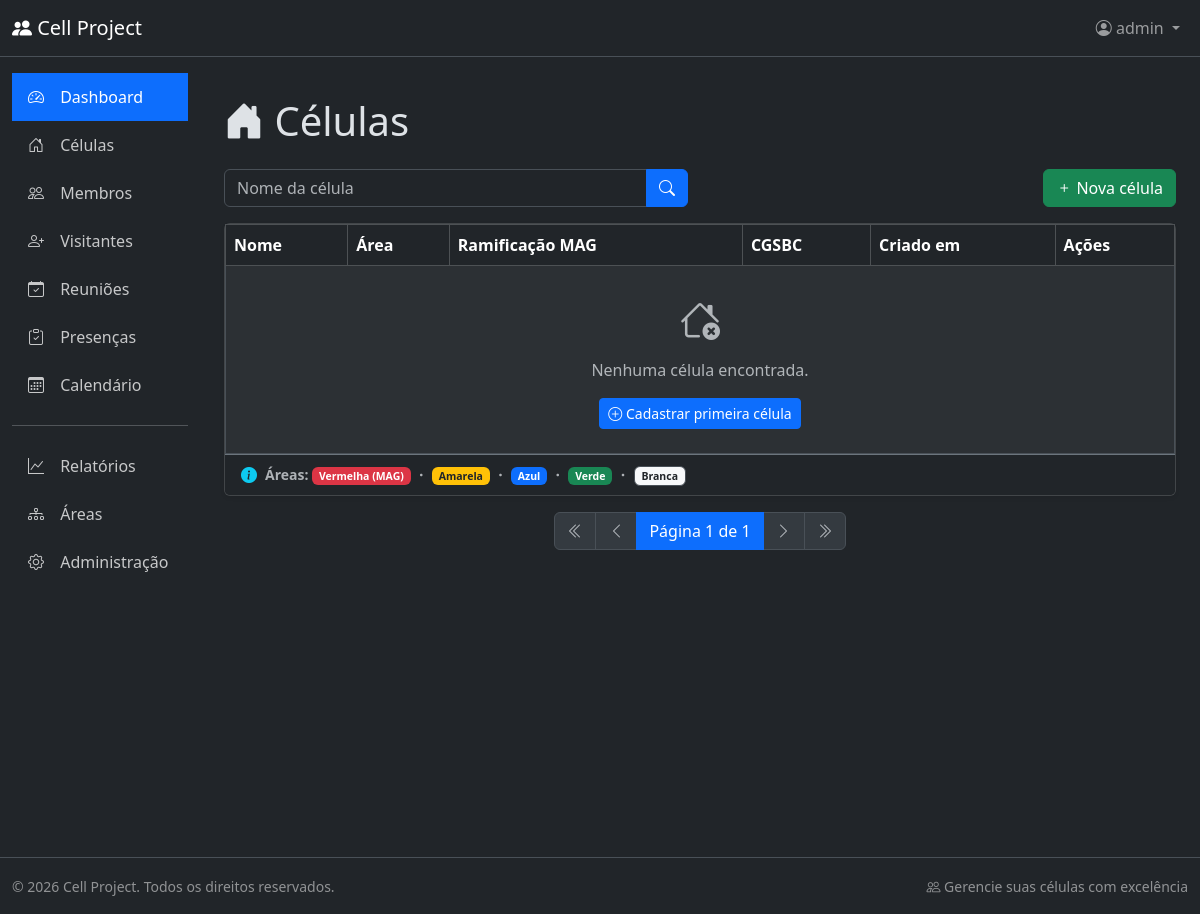
The page /cells/list/ (signed in) on the database as committed earlier.
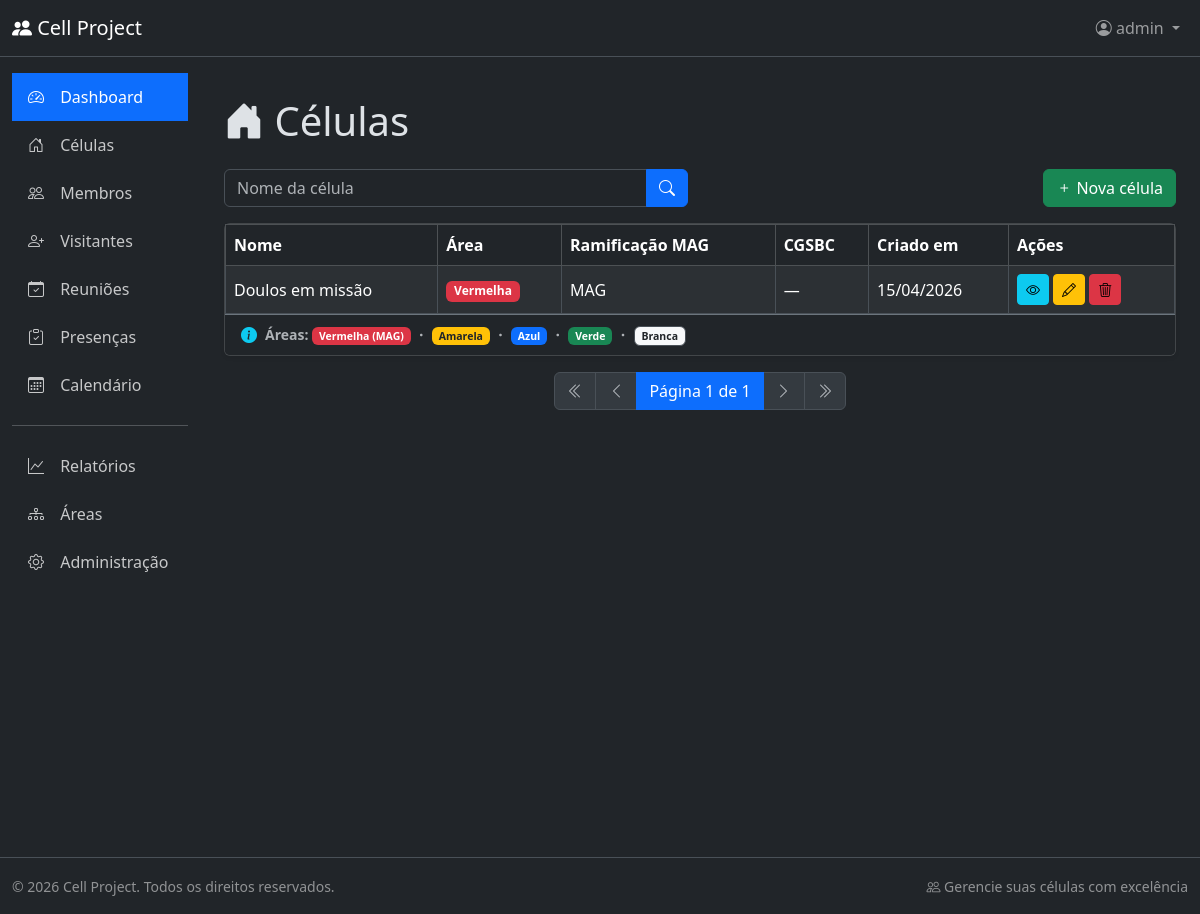
The same page on the database as committed later.
### cells/models.py (models this page shows, shortened)
class Cell(BaseModel):
    name = models.CharField(max_length=100, db_index=True, verbose_name="Nome")
    area = models.ForeignKey(
        Area,
        on_delete=models.PROTECT,
        related_name="cells",
        verbose_name="Área",
    )
    mag_branch = models.ForeignKey(
        MagBranch,
        on_delete=models.PROTECT,
        null=True,
        blank=True,
        related_name="cells",
        verbose_name="Ramificação MAG",
    )
    cgsbc = models.CharField(
        max_length=100,
        blank=True,
        help_text="Church name for non-MAG cells",
        verbose_name="CGSBC",
    )
    notes = models.TextField(blank=True, verbose_name="Observações")
    class Meta:
        db_table = 'cell'
        verbose_name = 'Célula'
        verbose_name_plural = 'Células'
        ordering = ['name']
        indexes = [
            models.Index(fields=['area']),
            models.Index(fields=['mag_branch']),
        ]

### areas/models.py (models this page shows, shortened)
class Area(BaseModel):
    class AreaColor(models.TextChoices):
        VERMELHA = "RED", "Vermelha"
        AMARELA = "YELLOW", "Amarela"
        AZUL = "BLUE", "Azul"
        VERDE = "GREEN", "Verde"
        BRANCA = "WHITE", "Branca"
    color = models.CharField(
        max_length=20,
        choices=AreaColor.choices,
        unique=True,  # Garante que não tenha áreas duplicadas
    )
    is_mag = models.BooleanField(
        default=False, help_text="Marque se for a área MAG (Área Vermelha)"
    )
    notes = models.TextField(blank=True)
    class Meta:
        db_table = 'area'
        verbose_name = 'Área'
        verbose_name_plural = 'Áreas'
        ordering = ['color']
        constraints = [
            models.CheckConstraint(
                check=models.Q(is_mag=True, color='RED') | models.Q(is_mag=False),
                name='mag_area_must_be_red'
            )
        ]

### mag_branches/models.py (models this page shows, shortened)
class MagBranch(BaseModel):
    class MagBranchName(models.TextChoices):
        A2 = "A2", "A2"
        OW = "OW", "OW"
        MAG = "MAG", "MAG"
    name = models.CharField(
        max_length=20, choices=MagBranchName.choices, unique=True
    )
    description = models.TextField(blank=True)
    notes = models.TextField(blank=True)
    class Meta:
        db_table = "mag_branch"
        verbose_name = "MAG Branch"
        verbose_name_plural = "MAG Branches"
        ordering = ["name"]

### cells/views.py (the view)
# urls.py: path('cells/list/', views.CellListView.as_view(), name='cell_list'),
class CellListView(ListView):
    model = models.Cell
    template_name = 'cell_list.html'
    context_object_name = 'cells'
    def get_queryset(self):
        queryset = super().get_queryset()
        name = self.request.GET.get('name')
        if name:
            queryset = queryset.filter(name__icontains=name)
        return queryset

### cells/templates/cell_list.html (shortened to what the changed rows need)
{% extends 'base.html' %}
{% block page_heading %}
  <div class="d-flex justify-content-between align-items-center">
    <span><i class="bi bi-house-door-fill"></i> Células</span>
  </div>
{% endblock %}
{% block content %}
<div class="card shadow-sm">
    <div class="card-body p-0">
        <div class="table-responsive">
            <table class="table table-hover table-striped table-bordered align-middle mb-0">
                <thead class="table-dark">
                    <tr>
                        <th>Nome</th>
                        <th>Área</th>
                        <th>Ramificação MAG</th>
                        <th>CGSBC</th>
                        <th>Criado em</th>
                        <th>Ações</th>
                    </tr>
                </thead>
                <tbody>
                    {% for cell in cells %}
                    <tr>
                        <td>{{ cell.name }}</td>
                        <td>
                            {% if cell.area.color == 'RED' %}
                                <span class="badge bg-danger">{{ cell.area.get_color_display }}</span>
                            {% elif cell.area.color == 'YELLOW' %}
                                <span class="badge bg-warning text-dark">{{ cell.area.get_color_display }}</span>
                            {% elif cell.area.color == 'BLUE' %}
                                <span class="badge bg-primary">{{ cell.area.get_color_display }}</span>
                            {% elif cell.area.color == 'GREEN' %}
                                <span class="badge bg-success">{{ cell.area.get_color_display }}</span>
                            {% elif cell.area.color == 'WHITE' %}
                                <span class="badge bg-light text-dark">{{ cell.area.get_color_display }}</span>
                            {% else %}
                                <span class="badge bg-secondary">{{ cell.area.get_color_display }}</span>
                            {% endif %}
                        </td>
                        <td>{{ cell.mag_branch.get_name_display|default:"—" }}</td>
                        <td>{{ cell.cgsbc|default:"—"|truncatechars:30 }}</td>
                        <td>{{ cell.created_at|date:"d/m/Y" }}</td>
                        <td>
                            <a href="{% url 'cell_detail' cell.id %}" class="btn btn-info btn-sm" data-bs-toggle="tooltip" title="Visualizar">
                                <i class="bi bi-eye"></i>
                            </a>
                            <a href="{% url 'cell_update' cell.id %}" class="btn btn-sm btn-warning" data-bs-toggle="tooltip" title="Editar">
                                <i class="bi bi-pencil"></i>
                            </a>
                            <a href="{% url 'cell_delete' cell.id %}" class="btn btn-sm btn-danger text-black" data-bs-toggle="tooltip" title="Excluir">
                                <i class="bi bi-trash3"></i>
                            </a>
                        </td>
                    </tr>
                    {% empty %}
                    <tr>
                        <td colspan="6" class="text-center py-4 text-muted">
                            <i class="bi bi-house-x fs-1"></i>
                            <p class="mt-2 mb-0">Nenhuma célula encontrada.</p>
                            <a href="{% url 'cell_create' %}" class="btn btn-sm btn-primary mt-3">
                                <i class="bi bi-plus-circle"></i> Cadastrar primeira célula
                            </a>
                        </td>
                    </tr>
                    {% endfor %}
                </tbody>
            </table>
        </div>
    </div>
</div>
{% endblock %}

Rows that differ between the two databases and show on the page:
added Cell: name "Doulos em missão", area.color "Vermelha", mag_branch.name "MAG", cgsbc "—", created_at "15/04/2026"
Other text that changed with them:
text no longer shown: "Nenhuma célula encontrada. Cadastrar primeira célula"
